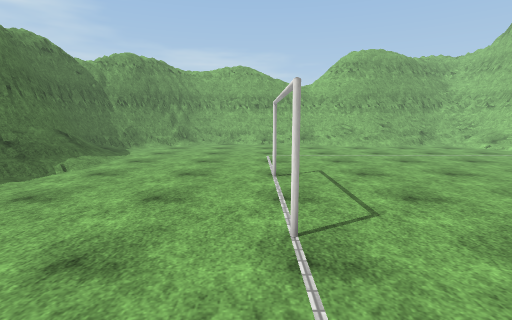
[1] (above)

12 first-person views from a walk through a Unity game level. The camera is 1.5 m above the floor, tilts 8° down and sees 85° across. The floor is counted in squares, 1 m on a side. Each view is taken from the middle of a square. On the plan, view 1 faces up. The plan holds only what a view shows up to about 14 squares ahead; the rest is blank. The place goes on beyond the plan. The player is left out. Surface patterns are stand-ins for the level's own textures.

[2]
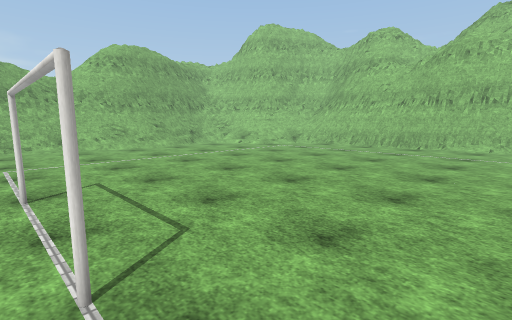

[3]
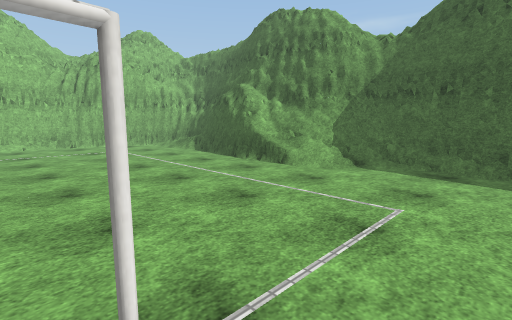

[4]
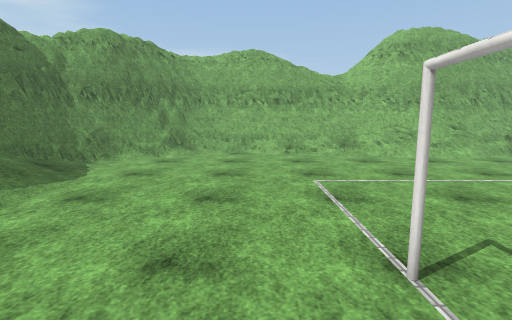

[5]
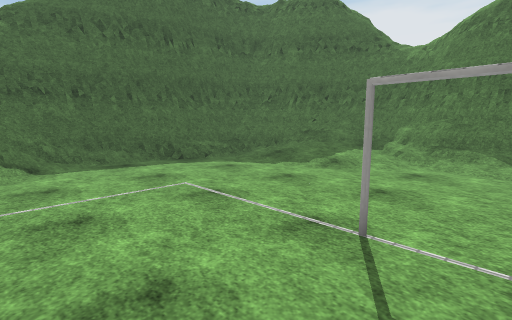

[6]
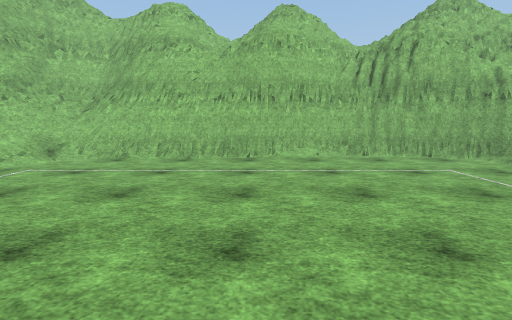

[7]
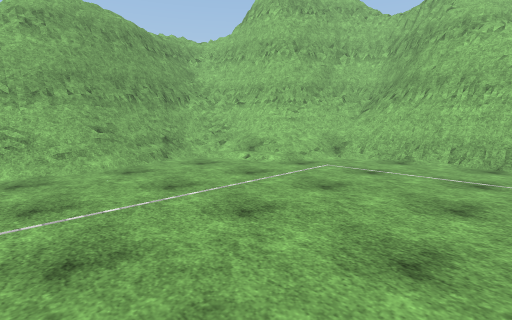

[8]
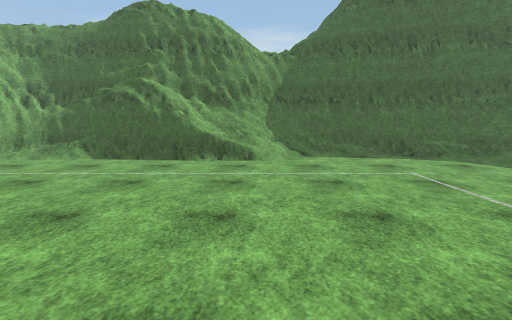

[9]
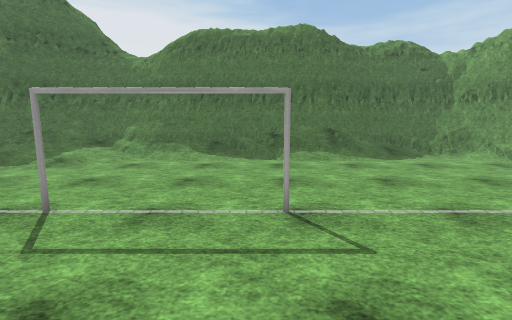

[10]
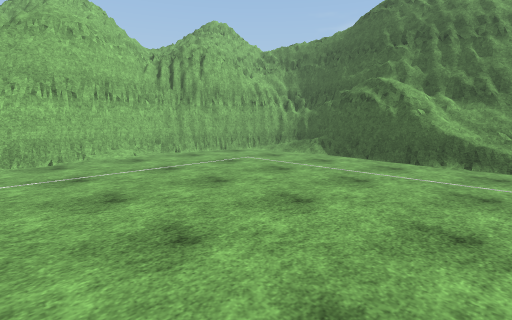

[11]
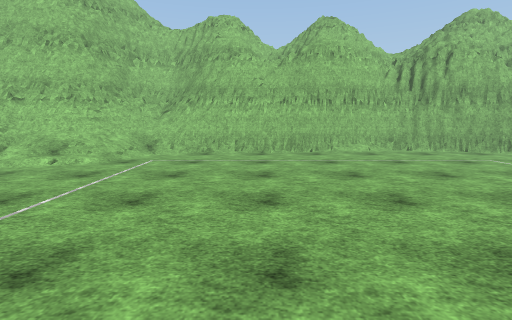

[12]
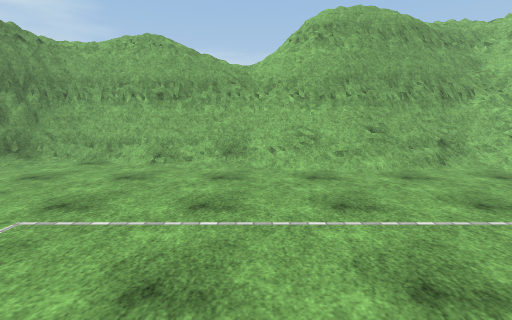

### Floor plan
Key: @ floor where view 1 was taken; # wall or solid block; . main floor; : floor 0.25 m higher than the main floor; + floor 0.5 m higher than the main floor; / step, stairs or slope; = window, fence, low wall or low ledge; P pole; O other object.
Columns run from 8 left of view 1 to 18 right of it. Each row starts with its distance up from view 1.
 20    #####
 19   ###=##########  #####
 18   ##//..O===#=######==##
 17  ##=/.......///====///=#
 16 ###/................///##
 15 #=/..................//=###
 14 #/...................///=##
 13 #/....................//O=#
 12 #//.....................=##
 11 #=/.....................=#
 10 #//.....................=#
  9 #=/.....................=#
  8 #=:.....PP..............=#
  7 ##/.....PP...............#
  6 #=/......................#
  5 #=/......................#
  4 #=/.....PP...............##
  3 #=/.....PP...............##
  2 #=/....................../#
  1 ##//...................../#
  0 #////...@................##
 -1 #/+//....................##
 -2 ## //....................#
 -3  #=//...................##
 -4  ##=/......./OO==##=#///##
 -5   #####...///==#=####=/##
 -6      ######==#####  #####
 -7          ######

Where each view was taken, in squares from view 1:
view 1: 0 up, 0 right, facing up
view 2: 1 up, 0 right, facing up-right
view 3: 4 up, 1 left, facing down-right
view 4: 5 up, 1 left, facing up
view 5: 5 up, 4 right, facing down-left
view 6: 5 up, 5 right, facing right
view 7: 7 up, 5 right, facing up-right
view 8: 7 up, 5 right, facing down
view 9: 7 up, 5 right, facing left
view 10: 7 up, 5 right, facing down-right
view 11: 8 up, 3 right, facing right
view 12: 8 up, 4 right, facing up
